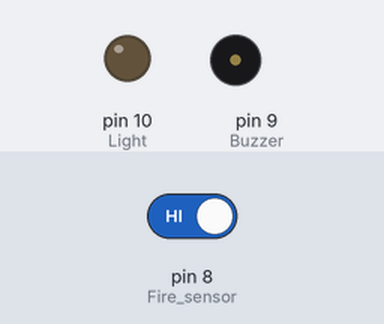
Recording of a sketch running on a simulated Arduino Uno, built with avr-gcc and run on an emulated ATmega328P. On the bench: output pins drawn as LEDs (lit = HIGH), buzzer (waves = sounding, pin HIGH). Dashed ring = blinking. The inputs (shaded band) are chosen by the test bench; at power-on: pin 8 (Fire_sensor) HIGH.

Above: at 1.2 s.
1.3 s: pin 8 (Fire_sensor) driven LOW
At 1.7 s:
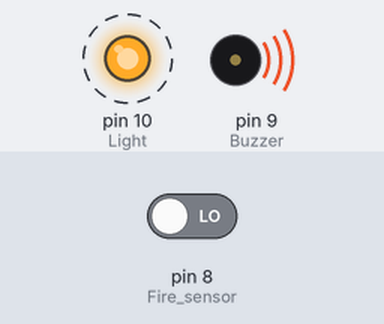
4.3 s: pin 8 (Fire_sensor) driven HIGH
At 5.4 s:
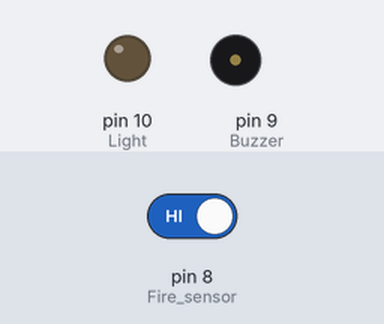
Timing chart, 0 to 7.3 s (numbered marks = the images above; inputs shaded):
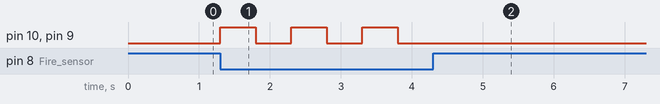

The sketch:

fire_alarm.ino
```cpp
#define Fire_sensor 8
#define Buzzer 9
#define Light 10
#define ldelay 500
#define bdelay 500
void setup()
{
    Serial.begin(9600);
    pinMode(Fire_sensor, INPUT);
    pinMode(Buzzer, OUTPUT);
    pinMode(Light, OUTPUT);
}
void loop()
{
    if (int a = digitalRead(Fire_sensor) == LOW)
    {
        alert();
    } else {
        digitalWrite(Buzzer, LOW);
        digitalWrite(Light, LOW);
    }
}
void alert()
{
    digitalWrite(Light, HIGH);
    digitalWrite(Buzzer, HIGH);
    delay(ldelay);
    digitalWrite(Light, LOW);
    digitalWrite(Buzzer, LOW);
    delay(ldelay);
    digitalWrite(Light, HIGH);
    digitalWrite(Buzzer, HIGH);
    delay(ldelay);
    digitalWrite(Light, LOW);
    digitalWrite(Buzzer, LOW);
    delay(ldelay);
    digitalWrite(Light, HIGH);
    digitalWrite(Buzzer, HIGH);
    delay(ldelay);
    digitalWrite(Light, LOW);
    digitalWrite(Buzzer, LOW);
    delay(ldelay);
}
```

Measured:
- after the input at 1.3 s, pin 10 (Light), pin 9 (Buzzer): alternates HIGH for 0.50 s and LOW for 0.50 s, starting at once
- after the input at 4.3 s, pin 10 (Light), pin 9 (Buzzer): stops changing and stays LOW
